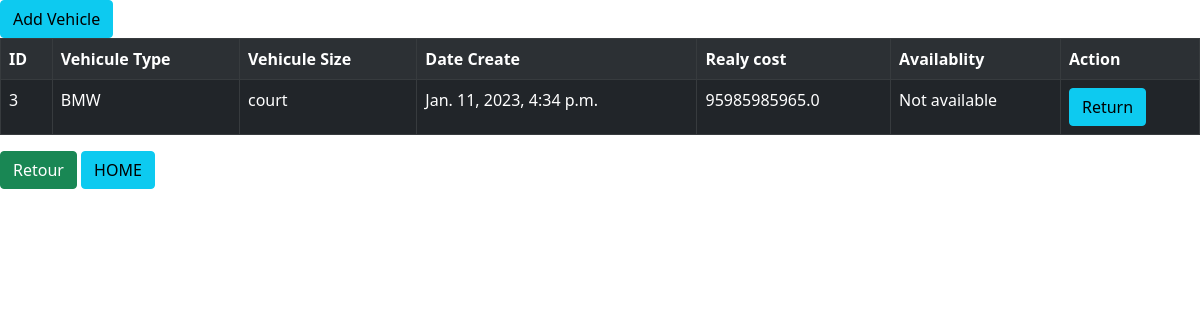
The app's page /rent/vehicule/3, older data.
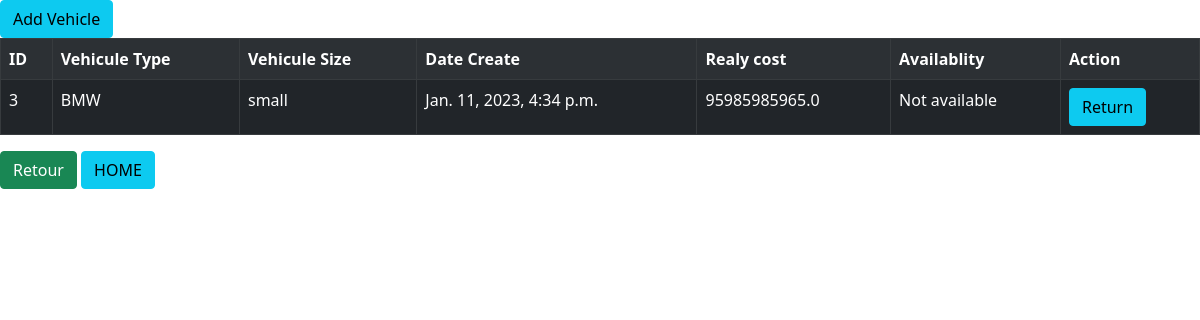
The same page, newer data.
### rent/models.py (models this page shows, shortened)
class Vehicule(models.Model):
    vehicule_type = models.ForeignKey(VehiculeType, related_name="Type", on_delete=models.CASCADE)
    date_created = models.DateTimeField(auto_now_add=True)
    real_cost = models.FloatField()
    vehicule_size = models.ForeignKey(VehiculeSize, related_name="Size", on_delete=models.CASCADE)

class VehiculeSize(models.Model):
    name = models.CharField(max_length=50)
    def __str__(self):
        return self.name

class VehiculeType(models.Model):
    name = models.CharField(max_length=50)
    def __str__(self):
        return self.name

### rent/views.py (the view)
# urls.py: path('rent/vehicule/', views.vehiculelist, name="vehiculelist" ),
def vehiculelist(request, id=0):
    if id == 0:
        vehicule = Vehicule.objects.all()
        page = Paginator(vehicule, 4)
        pge = request.GET.get('page')
        cust = page.get_page(pge)
        var = 0
        return render(request, 'rent/vehiculelist.html', {'models': cust, 'len': var})
    else:
        vehicule = Vehicule.objects.filter(id=id)
        rent = Rental.objects.filter(vehicule_id=id)
        if len(rent) != 0:
            v = 1
        else:
            v = 0
        var = 1
        return render(request, 'rent/vehiculelist.html', {'models': vehicule, 'len': var, 'av': v})

### rent/templates/rent/vehiculelist.html (shortened to what this page needs)
{% extends 'rent/home.html' %}
{% block content %}
<a href=" {% url 'addVehicule' %} "><button class=" btn btn-info">Add Vehicle</button></a>
<table class = "table table-striped table-dark table-bordered">
    <tr>
        <th>ID</th>
        <th>Vehicule Type</th>
        <th>Vehicule Size</th>
        {% if len == 1 %}
            <th>Date Create</th>
            <th>Realy cost</th>
            <th>Availablity</th>
            {% if av == 1 %}<th>Action</th>{% endif %}
        {% endif %}
    </tr>
    {% for model in models %}
    <tr>
        <td> {{model.id}} </td>
        <td>{{model.vehicule_type}} </td>
        <td>{{model.vehicule_size}}</td>
        {% if len == 1 %}
            <td> {{model.date_created}} </td>
            <td> {{model.real_cost}} </td>
            <td> {% if av == 0 %} available {% endif %}{% if av == 1 %} Not available{% endif %} </td>
        {% if av == 1 %} <td> <a href="{% url 'returnVehicule' model.id %}"><button class="btn btn-info">Return</button></a> </td> {% endif %}
        {%endif%}
     </tr>
    {% endfor %}
</table>
{% if len == 1 %}
            <a href="{% url 'vehiculelist' %}"><button class = "btn btn-success">Retour</button></a>
{%endif%}
<a href="{% url 'home0' %}"><button class="btn btn-info">HOME</button></a>
{% endblock content %}

Row changes from the older to the newer data that the page shows:
changed through a linked row, Vehicule "BMW": vehicule_size "court" → "small"
